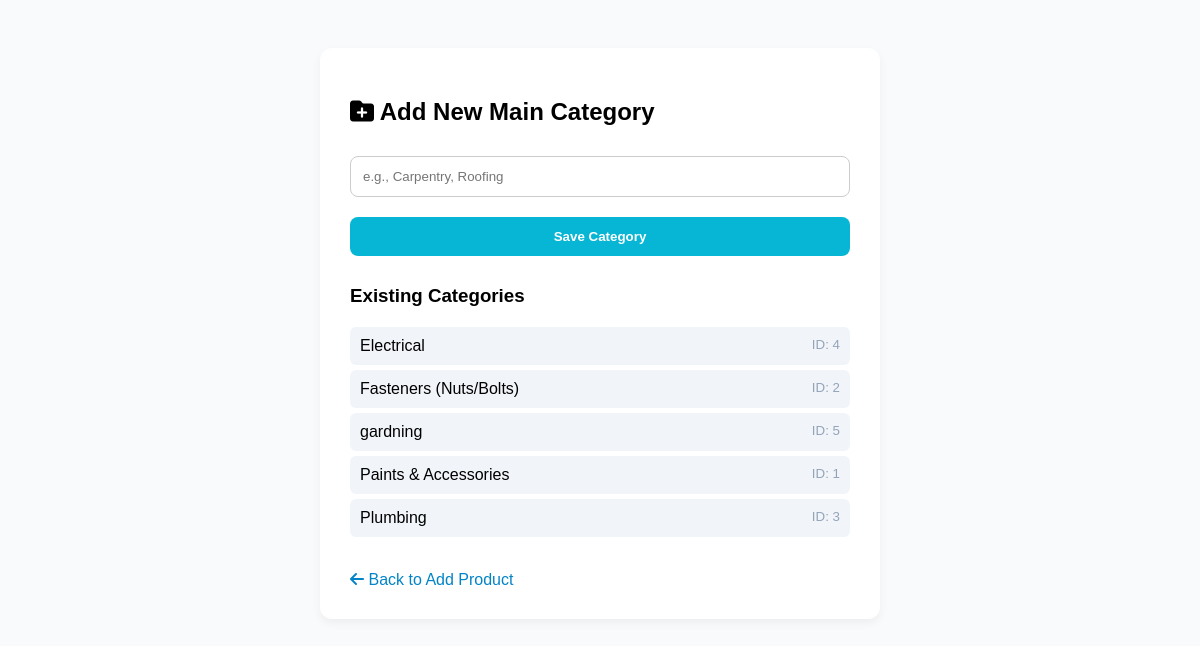
Page /manage_categories.php on the committed database.
### tables this page shows
CREATE TABLE `categories` (
  `category_id` int(11) NOT NULL,
  `category_name` varchar(100) NOT NULL,
  `created_at` timestamp NOT NULL DEFAULT current_timestamp()
);

### manage_categories.php (the view, shortened to what this page needs)
<?php
$conn = new mysqli("localhost", "root", "", "hardware");
$categories = $conn->query("SELECT * FROM categories ORDER BY category_name ASC");
?>
<!DOCTYPE html>
<html>
<head>
    <link rel="stylesheet" href="https://cdnjs.cloudflare.com/ajax/libs/font-awesome/6.5.1/css/all.min.css">
</head>
<body>
<div class="container">
    <h2><i class="fa-solid fa-folder-plus"></i> Add New Main Category</h2>
    <form method="POST">
        <input type="text" name="category_name" required placeholder="e.g., Carpentry, Roofing">
        <button type="submit" name="add_category">Save Category</button>
    </form>
    <h3>Existing Categories</h3>
    <ul>
        <?php while($row = $categories->fetch_assoc()): ?>
            <li><?php echo $row['category_name']; ?> <small style="color:#94a3b8;">ID: <?php echo $row['category_id']; ?></small></li>
        <?php endwhile; ?>
    </ul>
    <br>
    <a href="add_product.php" style="color: #0284c7; text-decoration: none;"><i class="fa-solid fa-arrow-left"></i> Back to Add Product</a>
</div>
</body>
</html>

### manage_categories.php (style rules this page uses)
body { font-family: sans-serif; background: #f8fafc; padding: 40px; }
.container { max-width: 500px; background: white; padding: 30px; border-radius: 12px; box-shadow: 0 4px 10px rgba(0,0,0,0.05); margin: 0 auto; }
input, button { width: 100%; padding: 12px; margin: 10px 0; border-radius: 8px; border: 1px solid #ccc; box-sizing: border-box; }
button { background: #06b6d4; color: white; font-weight: bold; cursor: pointer; border: none; }
ul { list-style: none; padding: 0; margin-top: 20px; }
li { padding: 10px; background: #f1f5f9; margin-bottom: 5px; border-radius: 6px; display: flex; justify-content: space-between; }

### rows in the picture
categories: category_name "Electrical", category_id "4"
categories: category_name "Fasteners (Nuts/Bolts)", category_id "2"
categories: category_name "gardning", category_id "5"
categories: category_name "Paints & Accessories", category_id "1"
categories: category_name "Plumbing", category_id "3"
